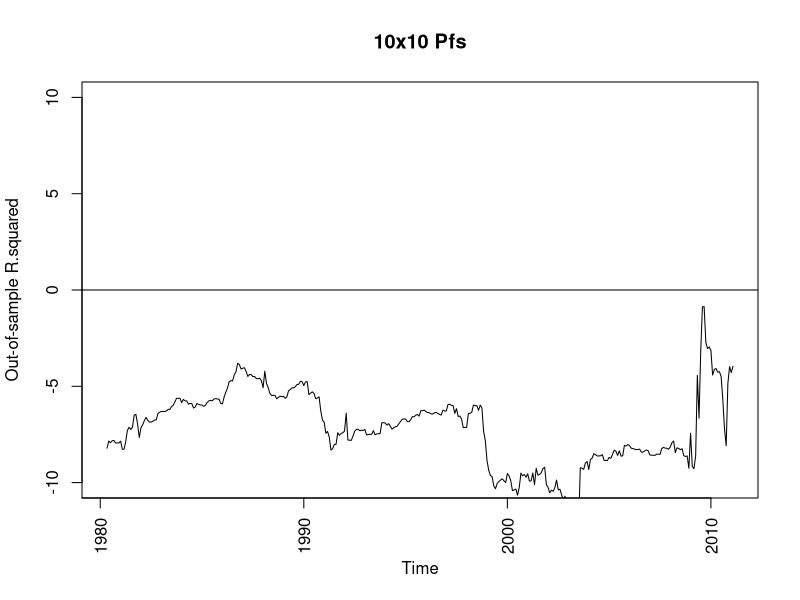

The R script that drew this image:
#Copyright Jesper Dam
#Supported by Pruitt, Kelly's Market Return paper

#Section one, Investigate US returns on American Factors
#Load Y's Market return 1975-2015
library(sandwich)
library(lmtest)
library(xtable)

setwd("C:/Users/jesper/OneDrive/Master Thesis/Data testing/rstuff/Multi")
Factmont<- read.table("F-F_Research_Data_Factors.txt",
                      skip=586,
                      nrows=492,
                      na.strings=c(-99.99,99.99),
                      header=FALSE)

#Construct market returns Exceed-Rf, divide by 100 and use logreturns: log(1+ret)
Mktrt <- log((Factmont[,2]-Factmont[,5])*0.01+1)

y <- Mktrt

#Load X's 10x10 size/BM 1975-2015
Firms <- read.table("100_Portfolios_10x10.txt",
                    skip=2947,
                    nrows=498,
                    na.strings=c(-99.99,99.99,0),
                    header=FALSE)

Avgme<- read.table("100_Portfolios_10x10.txt",
                      skip=4028,
                      nrows = 498,
                      na.strings=c(-99.99,99.99,0),
                      header=FALSE)

Sumbe <- read.table("100_Portfolios_10x10.txt",
                skip=4772,
                nrows = 41,
                na.strings=c(-99.99,99.99,0),
                header=FALSE)
Sumbe[Sumbe==0] <-NA
Sumbe <- Sumbe[,2:ncol(Sumbe)]

Summe <-  cbind(Firms[,2:ncol(Firms)]*Avgme[,2:ncol(Avgme)])
Summe[Summe==0] <-NA


#Construct monthly panel of log(Be/ME)
bm <- matrix(1,nrow=((nrow(Sumbe))*12),ncol=ncol(Summe))

for(i in 1:(nrow(Sumbe)-1))
{
  for (j in 1:12)
  {
  bm[(i*12-12+j),] <- as.numeric(Sumbe[i,1:ncol(Sumbe)])/as.numeric(Summe[(i*12-12+j),])
  }
}
bm<- bm[1:length(y),]
x <- log(bm)


#Remove obs with too many NA's
x <- x[ , colSums(is.na(x))/nrow(x) < 0.2]

#standardize x
xstd <- matrix(0,nrow=nrow(x),ncol=ncol(x))
for (i in 1:ncol(x))
{
  xstd[,i] <- x[,i]/sd(x[,i],na.rm=T)
}


#first stage
phi1 <- 0

for (i in 1:ncol(xstd))
{
  model <- summary(lm(xstd[1:(length(y)-1),i]~y[2:length(y)]))
  phi1[i] <- model$coefficients[2,1]
}

#second stage
f1<-0

for (i in 1:length(y))
{
  model <- summary(lm(as.numeric(xstd[i,])~phi1))
  f1[i] <- model$coefficients[2,1]
}

#new predictor

bm <- read.table("Yrets.txt")
bm<- bm[1:length(y),2:length(bm)]
x <- log(bm/100+1)


#Remove obs with too many NA's
x <- x[ , colSums(is.na(x))/nrow(x) < 1]

#standardize x
xstd <- matrix(0,nrow=nrow(x),ncol=ncol(x))
for (i in 1:ncol(x))
{
  xstd[,i] <- x[,i]/sd(x[,i],na.rm=T)
}


#first stage
phi1 <- 0

for (i in 1:ncol(xstd))
{
  model <- summary(lm(xstd[1:(length(y)-1),i]~y[2:length(y)]))
  phi1[i] <- model$coefficients[2,1]
}

#second stage
f2<-0

for (i in 1:length(y))
{
  model <- summary(lm(as.numeric(xstd[i,])~phi1))
  f2[i] <- model$coefficients[2,1]
}
rec<-read.table("rec.txt")

#final stage 1m
fit3 <- lm(y[2:475]~rec[(nrow(rec)-473):(nrow(rec)),2])
beta <- coef(fit3)[2]
res <- c(NA,resid(fit3))

#t-KP

#t-KP
#KP
tkp <- 0
tmp <- 0
tct<-0
fct<- NULL
for (j in 1:length(y))
{
  tmp1 <- res[j]^2*t(f1[j]-mean(f1))%*%(f1[j]-mean(f1))
  if (is.na(tmp1)) {
    tmp=tmp+0 
    tct=tct+0
    fct=fct
  }
  else {
    tmp=tmp+tmp1
    tct=tct+1
    fct= c(fct,f1[j])}
} 
tmp=tmp/tct
avarbeta = ( tmp/(solve(tct)%*%t(fct)%*%(diag(tct)-(1/tct)*rep(1,tct))%*%fct)) / 
  (solve(tct)%*%t(fct)%*%(diag(tct)-(1/tct)*rep(1,tct))%*%fct)
tstatkp <- beta/sqrt(diag(avarbeta)/tct)
pkp <- pt(-abs(tstatkp),summary(fit3)$df[2])*2


#newey west
fit4 <- lm(y[2:(length(y))]~f1[1:(length(y)-1)])
nyw <- coeftest(fit4, vcov.=NeweyWest(fit4, prewhite=F,lag=0))
nywtstat <- nyw[2:dim(nyw)[1],3]
pnyw <- pt(-abs(nywtstat),summary(fit3)$df[2])*2

results <- cbind(summary(fit3)$r.squared*100,pkp,pnyw)
xtable(results,round=3)

#Recursive OOS
prf <- rep(NA,length(y))
prfm <- rep(NA,length(y))

for (i in 60:(length(y)-1)) {
  tempr <- rep(NA,length(y))
  xoos <- matrix(NA,nrow=nrow(x),ncol=ncol(x))
  for (j in 1:ncol(xoos))
  {
    xoos[1:i,j] = x[1:i,j]
  }
  tempr[1:i] <- y[1:i]
  xoos <- xoos[ ,colSums(!is.na(xoos))>0.8*i]
  
  #stdize
  xoos_sd <- apply(xoos, 2, function(col) sd(col, na.rm=TRUE))
  xoos <- t(apply(xoos, 1, function(row) row/xoos_sd))
  
  if (sum(!is.na(tempr))>60+1) {
    
    phi1 <- rep(NA,ncol(xoos))
    for (j in 1:ncol(xoos))
    {
      phi1[j] <- coef(lm(xoos[1:i,j]~tempr[2:(i+1)]))[2]
    }
    
    #Cholesky decomp, for normalization?
    phi1<-phi1/chol(cov(phi1,phi1)*((length(phi1)-1)/(length(phi1))))
    
    #second stage
    f1<- rep(NA,nrow(xoos))
    
    for (j in 1:nrow(xoos))
    {
      if (sum(!is.na(xoos[j,]))>5)
      {
        f1[j] <- coef(lm(as.numeric(xoos[j,])~phi1))[2]
      }
    }
    
    #final stage 1m
    coefs <- coef(lm(tempr[2:(nrow(xoos))]~f1[1:(nrow(xoos)-1)]))
    
    #prediktor
    prf[i+1] <- coefs[1]+coefs[2]*f1[i]
    prfm[i+1] <- mean(tempr,na.rm=T)
    print(i)
  }
}

#OOSR2
frame <- na.omit(cbind(y,prf,prfm,Factmont[1:length(y),1]))
oosr2<- rep(NA,(nrow(frame)-60))
encnew <- rep(NA,(nrow(frame)-60))
for (i in 1:(nrow(frame)-60))
{
  oosr2[i] = 1- sum( (frame[i:nrow(frame),1]-frame[i:nrow(frame),2])^2)/
    sum( ( frame[i:nrow(frame),1]-frame[i:nrow(frame),3])^2)
  fe1 <- frame[i:nrow(frame),1]-frame[i:nrow(frame),3]
  fe2 <- frame[i:nrow(frame),1]-frame[i:nrow(frame),2]
  encnew[i] <- sum(!is.na(fe1+fe2))*(sum(fe1^2-fe1*fe2))/sum(fe2^2)
}
oosr2<-oosr2*100
fin <- frame[length(oosr2),4]
fin<-as.numeric(paste(format(fin/1000000,digits=4)))*10000+
  ((as.numeric(paste(format(fin/1000000,digits=6)))*10000-
      as.numeric(paste(format(fin/1000000,digits=4)))*10000)*100+1)/12
plot(y=oosr2,x=seq(fin-(length(oosr2)*1/12)+1/12,to=fin,by=1/12),type="l",
     ylab="Out-of-sample R.squared", xlab="Time",main="10x10 Pfs",xaxt="n",ylim=c(-10,10))
abline(0,0)
axis(1,xaxp=c(1940,2010,7),las=2)
pencnew <- pt(-abs(encnew),(length(oosr2)-1))*2
write.table(cbind(frame,c(oosr2,rep(NA,60)),c(pencnew,rep(NA,60))),"frame1010IS_1m_40y.txt",
            row.names=F,col.names=c("Ret","Predict","HistMean","Year","OOSR2","pENCNEW"))
